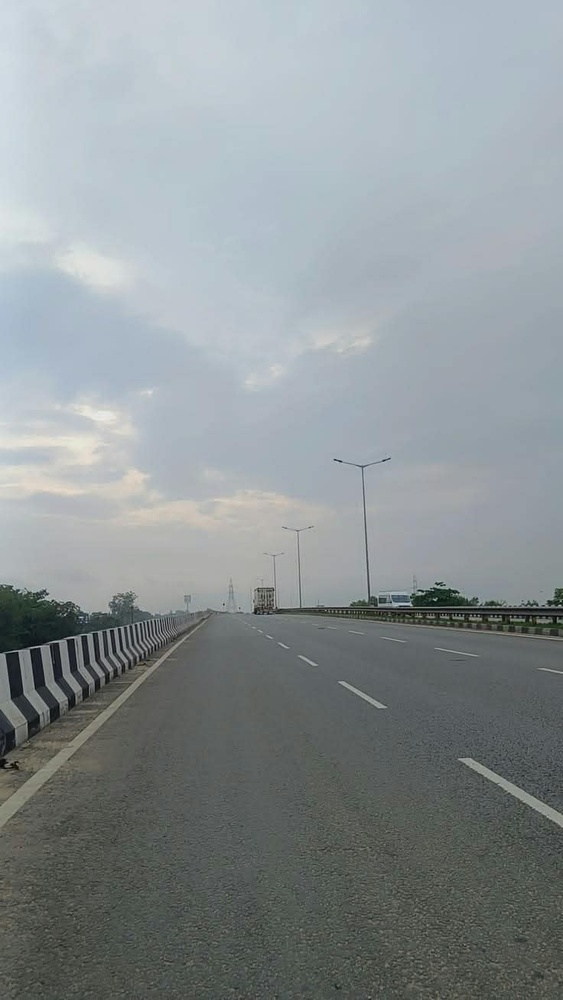
#> input picture dataset/normal/road 1.jpeg, 563 x 1000 px, shrunk from 736 x 1308 before the run, found by its file name; its folder holds only this picture in this run
$ python eda.py
#> lines starting #> are read from the running program, lines starting #| are printed output that depends on the picture; after the words box and inside, x2 and y2 are one past the last pixel; in counts of white or black regions, pixels touching at a corner belong together
import os
import cv2
import numpy as np
import pandas as pd
import matplotlib.pyplot as plt
import seaborn as sns

sns.set_theme(style="whitegrid")
DATASET_DIR = "dataset"
OUTPUT_DIR = r"C:\Users\dipti\OneDrive\Desktop\Road-Damage-ML-Project\outputs\figures"
os.makedirs(OUTPUT_DIR, exist_ok=True)


records = []
for label in sorted(os.listdir(DATASET_DIR)):
    class_path = os.path.join(DATASET_DIR, label)
    if not os.path.isdir(class_path):
        continue

    files = os.listdir(class_path)
    split_idx = int(len(files) * 0.8)

    for idx, fname in enumerate(files):
        img_path = os.path.join(class_path, fname)
        img = cv2.imread(img_path)
#> img is the input picture: shape (1000, 563, 3); mean B, G, R 149.1, 146.6, 139.6
        if img is None:
            continue

        h, w, _ = img.shape
#> h = 1000; w = 563
        gray = cv2.cvtColor(img, cv2.COLOR_BGR2GRAY)
        edges = cv2.Canny(gray, 100, 200)
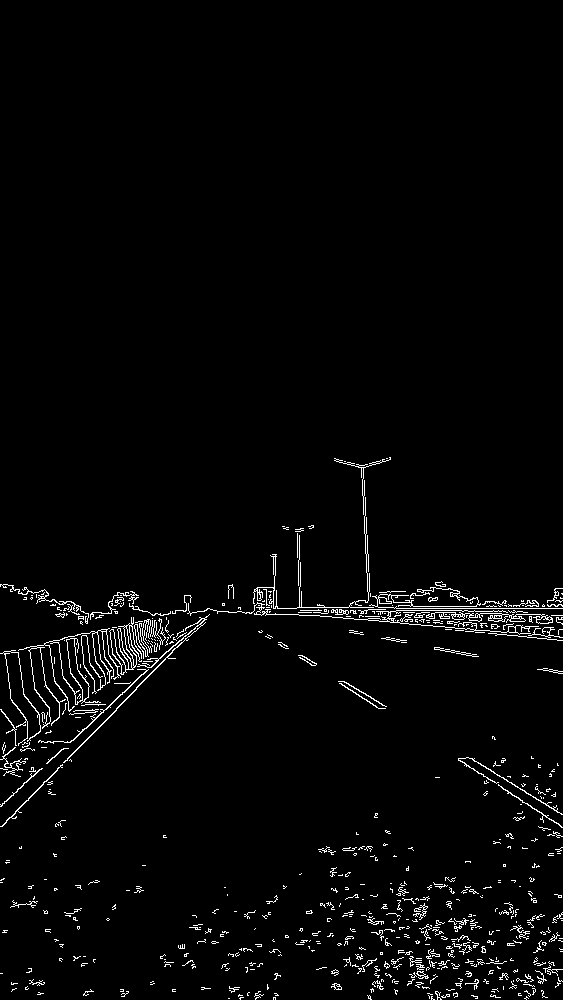
#> edges: shape (1000, 563); 2.4% white in thin lines or dots, all inside (x1, y1, x2, y2) = (0, 457, 563, 1000)

        records.append({
            "Damage_Class": label,
            "Split": "Train" if idx < split_idx else "Test",
            "Surface_Contrast": round(float(np.std(gray)), 2),
            "Edge_Density": round(float(np.sum(edges > 0) / (h * w) * 100), 2)
        })
#> pass 2 of the loop `for label in sorted(os.listdir(DATASET_DIR)):`:
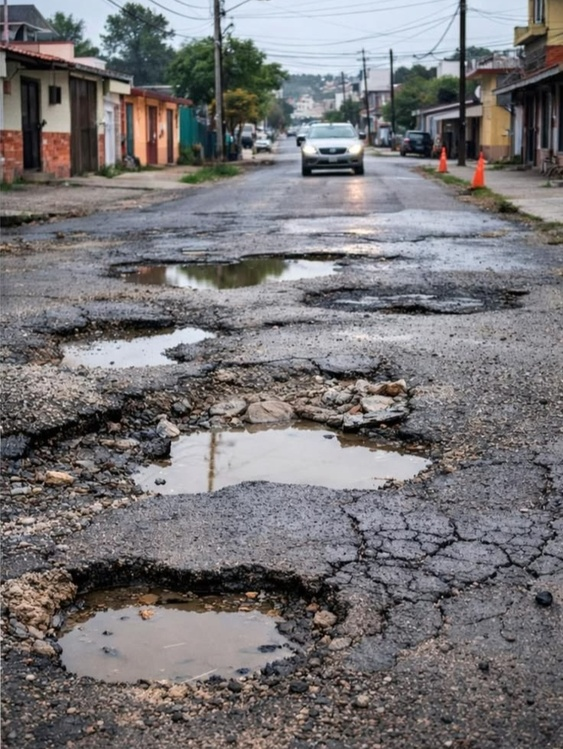
#> input picture dataset/pothole/road damage1.jpeg, 563 x 749 px, shrunk from 736 x 980 before the run, found by its file name
#> img is the input picture: shape (749, 563, 3); mean B, G, R 118.3, 116.5, 119
#> `gray = cv2.cvtColor(img, cv2.COLOR_BGR2GRAY)`:
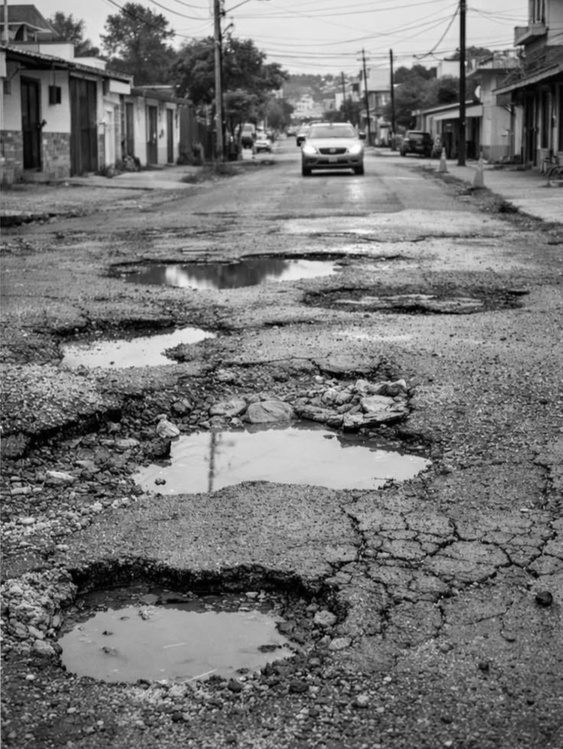
#> gray: shape (749, 563); min 0, max 255, mean 117.4
#> `edges = cv2.Canny(gray, 100, 200)`:
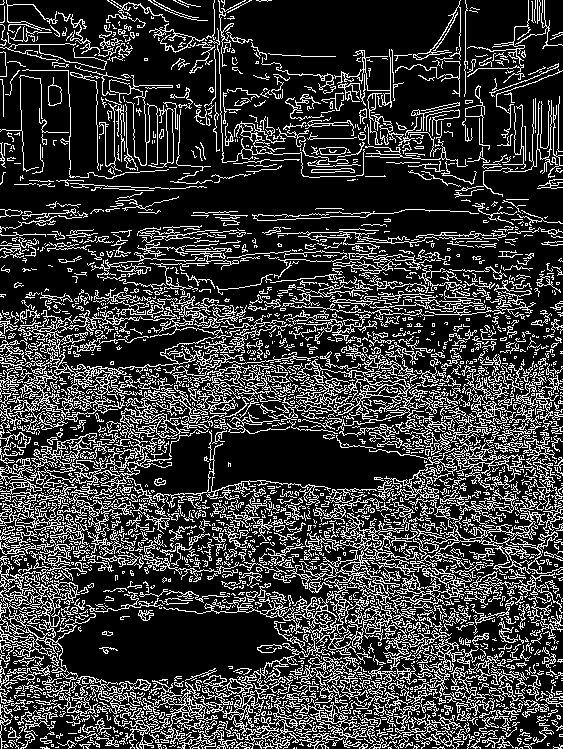
#> edges: shape (749, 563); 22.5% white in thin lines or dots

df = pd.DataFrame(records)
#> df = table of 2 rows and 4 columns


fig, axes = plt.subplots(2, 2, figsize=(12, 10))

# ১. Class Distribution
sns.countplot(data=df, x="Damage_Class", ax=axes[0, 0], hue="Damage_Class", palette=["#348ABD", "#5D99C6"], legend=False)
axes[0, 0].set_title("1. Road Damage Class Distribution")

# ২. Train vs Test Split
sns.countplot(data=df, x="Damage_Class", hue="Split", palette=["#5D99C6", "#F28E2B"], ax=axes[0, 1])
axes[0, 1].set_title("2. Train vs Test Split per Class")

# ৩. Edge Density Distribution
sns.histplot(data=df, x="Edge_Density", kde=True, color="#5D99C6", ax=axes[1, 0])
axes[1, 0].set_title("3. Edge Density KDE Distribution")

# ৪. Surface Contrast Box Plot
sns.boxplot(data=df, x="Damage_Class", y="Surface_Contrast", hue="Damage_Class", palette=["#348ABD", "#5D99C6"], ax=axes[1, 1], legend=False)
axes[1, 1].set_title("4. Surface Contrast Box Plot")

plt.tight_layout()


target_file = f"{OUTPUT_DIR}/class_distribution.png"
if os.path.exists(target_file):
    os.remove(target_file)

plt.savefig(target_file, dpi=300)
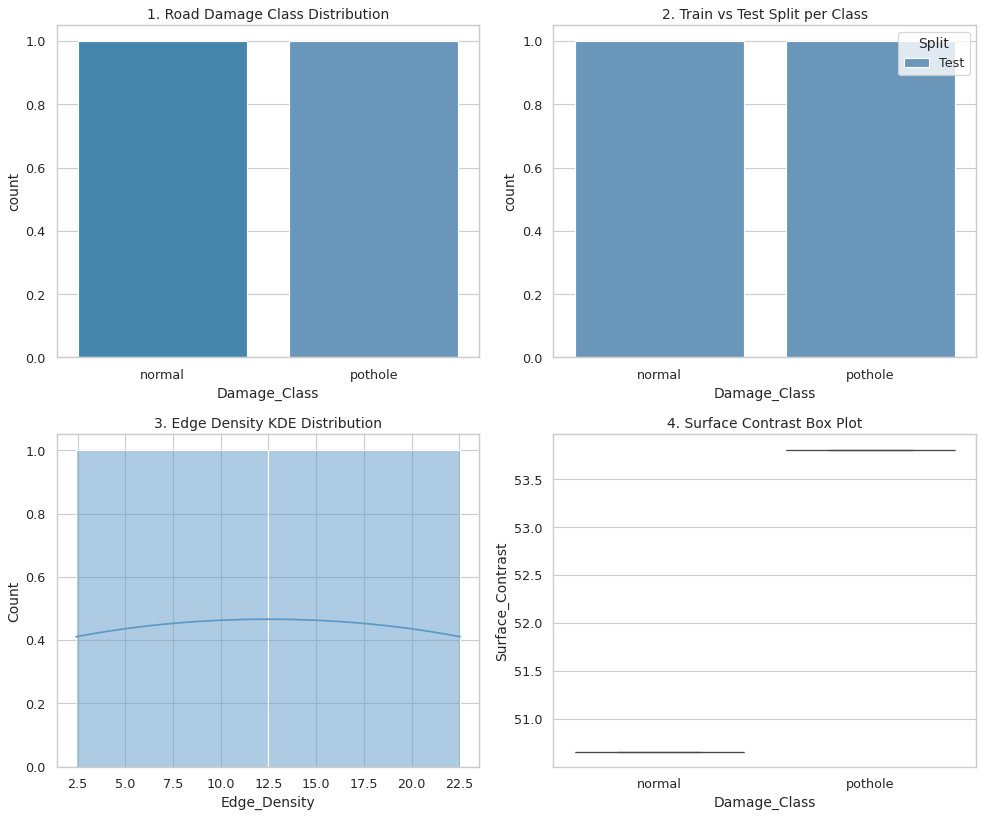
#> figure drawn by matplotlib, 4 panels; panel 3: curve peaks at x = 12.43, y = 0.466
plt.close()

print("SUCCESS: 4 graphs combined inside figures/class_distribution.png!")
